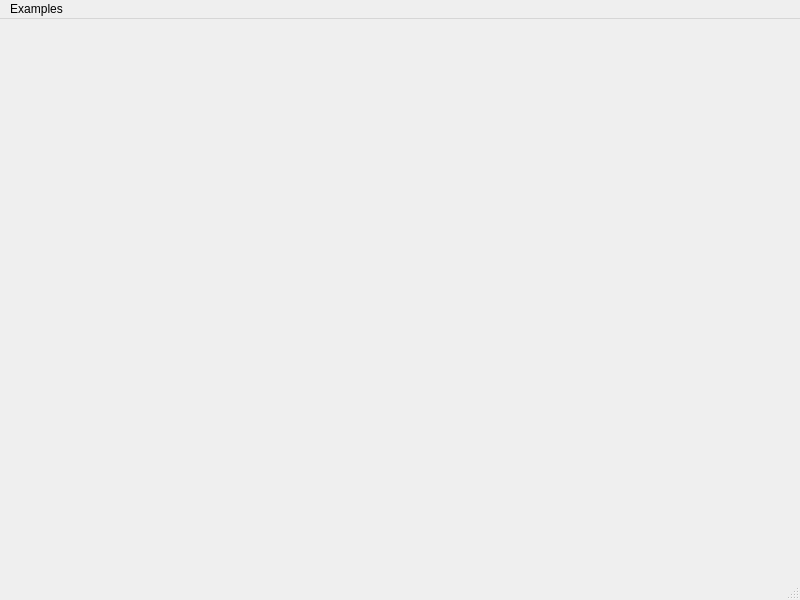
<?xml version="1.0" encoding="UTF-8"?>
<ui version="4.0">
 <class>MainWindow</class>
 <widget class="QMainWindow" name="MainWindow">
  <property name="geometry">
   <rect>
    <x>0</x>
    <y>0</y>
    <width>800</width>
    <height>600</height>
   </rect>
  </property>
  <property name="windowTitle">
   <string>MainWindow</string>
  </property>
  <widget class="QWidget" name="centralwidget">
   <layout class="QVBoxLayout" name="verticalLayout"/>
  </widget>
  <widget class="QMenuBar" name="menubar">
   <property name="geometry">
    <rect>
     <x>0</x>
     <y>0</y>
     <width>800</width>
     <height>30</height>
    </rect>
   </property>
   <widget class="QMenu" name="menuExamples">
    <property name="title">
     <string>Examples</string>
    </property>
    <addaction name="separator"/>
    <addaction name="actionBottle"/>
    <addaction name="actionSample"/>
    <addaction name="actionRead_Step_File"/>
    <addaction name="actionOCAF_Example"/>
    <addaction name="actionOCAF_Example_2"/>
   </widget>
   <addaction name="menuExamples"/>
  </widget>
  <widget class="QStatusBar" name="statusbar"/>
  <action name="actionBottle">
   <property name="text">
    <string>Bottle</string>
   </property>
  </action>
  <action name="actionSample">
   <property name="text">
    <string> Sample</string>
   </property>
  </action>
  <action name="actionRead_Step_File">
   <property name="text">
    <string>Read Step File</string>
   </property>
  </action>
  <action name="actionOCAF_Example">
   <property name="text">
    <string>OCAF Example</string>
   </property>
  </action>
  <action name="actionOCAF_Example_2">
   <property name="text">
    <string>OCAF Example 2</string>
   </property>
  </action>
 </widget>
 <resources/>
 <connections/>
</ui>
